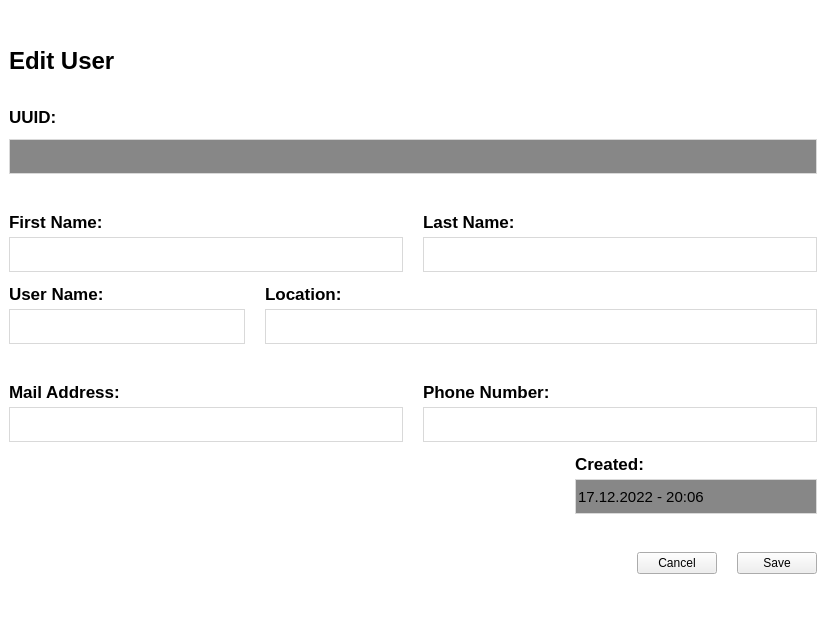
<?xml version="1.0" encoding="UTF-8"?>
<ui version="4.0">
 <class>root_widget</class>
 <widget class="QWidget" name="root_widget">
  <property name="geometry">
   <rect>
    <x>0</x>
    <y>0</y>
    <width>826</width>
    <height>622</height>
   </rect>
  </property>
  <property name="sizePolicy">
   <sizepolicy hsizetype="Preferred" vsizetype="Preferred">
    <horstretch>0</horstretch>
    <verstretch>0</verstretch>
   </sizepolicy>
  </property>
  <property name="windowTitle">
   <string>Form</string>
  </property>
  <property name="styleSheet">
   <string notr="true">#root_widget
{
	background-color: white;
	border-radius: 5px;
}

QLineEdit
{
	background-color: transparent;
	color: black;
	border: 1px solid #D9D9D9;
}

QLineEdit::disabled
{
	background-color: rgba(0, 0, 0, 120);
}</string>
  </property>
  <layout class="QVBoxLayout" name="verticalLayout">
   <property name="spacing">
    <number>0</number>
   </property>
   <property name="leftMargin">
    <number>9</number>
   </property>
   <property name="topMargin">
    <number>9</number>
   </property>
   <property name="rightMargin">
    <number>9</number>
   </property>
   <property name="bottomMargin">
    <number>9</number>
   </property>
   <item>
    <layout class="QVBoxLayout" name="verticalLayout_9">
     <property name="spacing">
      <number>12</number>
     </property>
     <item>
      <layout class="QVBoxLayout" name="verticalLayout_13">
       <item>
        <widget class="QLabel" name="label">
         <property name="sizePolicy">
          <sizepolicy hsizetype="Preferred" vsizetype="Maximum">
           <horstretch>0</horstretch>
           <verstretch>0</verstretch>
          </sizepolicy>
         </property>
         <property name="font">
          <font>
           <pointsize>18</pointsize>
           <bold>true</bold>
          </font>
         </property>
         <property name="text">
          <string>Edit User</string>
         </property>
        </widget>
       </item>
       <item>
        <spacer name="verticalSpacer">
         <property name="orientation">
          <enum>Qt::Vertical</enum>
         </property>
         <property name="sizeType">
          <enum>QSizePolicy::Maximum</enum>
         </property>
         <property name="sizeHint" stdset="0">
          <size>
           <width>1</width>
           <height>20</height>
          </size>
         </property>
        </spacer>
       </item>
       <item>
        <widget class="QLabel" name="label_2">
         <property name="sizePolicy">
          <sizepolicy hsizetype="Preferred" vsizetype="Maximum">
           <horstretch>0</horstretch>
           <verstretch>0</verstretch>
          </sizepolicy>
         </property>
         <property name="font">
          <font>
           <pointsize>13</pointsize>
           <bold>true</bold>
          </font>
         </property>
         <property name="text">
          <string>UUID:</string>
         </property>
        </widget>
       </item>
       <item>
        <widget class="QLineEdit" name="lineEdit">
         <property name="enabled">
          <bool>false</bool>
         </property>
         <property name="sizePolicy">
          <sizepolicy hsizetype="Expanding" vsizetype="Maximum">
           <horstretch>0</horstretch>
           <verstretch>0</verstretch>
          </sizepolicy>
         </property>
         <property name="minimumSize">
          <size>
           <width>0</width>
           <height>35</height>
          </size>
         </property>
         <property name="font">
          <font>
           <pointsize>11</pointsize>
          </font>
         </property>
        </widget>
       </item>
      </layout>
     </item>
    </layout>
   </item>
   <item>
    <layout class="QVBoxLayout" name="verticalLayout_10">
     <property name="spacing">
      <number>12</number>
     </property>
     <item>
      <layout class="QHBoxLayout" name="horizontalLayout_2">
       <property name="spacing">
        <number>20</number>
       </property>
       <item>
        <layout class="QVBoxLayout" name="verticalLayout_2">
         <property name="spacing">
          <number>5</number>
         </property>
         <item>
          <widget class="QLabel" name="label_3">
           <property name="sizePolicy">
            <sizepolicy hsizetype="Preferred" vsizetype="Maximum">
             <horstretch>0</horstretch>
             <verstretch>0</verstretch>
            </sizepolicy>
           </property>
           <property name="font">
            <font>
             <pointsize>13</pointsize>
             <bold>true</bold>
            </font>
           </property>
           <property name="text">
            <string>First Name:</string>
           </property>
          </widget>
         </item>
         <item>
          <widget class="QLineEdit" name="lineEdit_2">
           <property name="sizePolicy">
            <sizepolicy hsizetype="Expanding" vsizetype="Maximum">
             <horstretch>0</horstretch>
             <verstretch>0</verstretch>
            </sizepolicy>
           </property>
           <property name="minimumSize">
            <size>
             <width>0</width>
             <height>35</height>
            </size>
           </property>
           <property name="font">
            <font>
             <pointsize>11</pointsize>
            </font>
           </property>
           <property name="frame">
            <bool>false</bool>
           </property>
           <property name="clearButtonEnabled">
            <bool>false</bool>
           </property>
          </widget>
         </item>
        </layout>
       </item>
       <item>
        <layout class="QVBoxLayout" name="verticalLayout_3">
         <property name="spacing">
          <number>5</number>
         </property>
         <item>
          <widget class="QLabel" name="label_4">
           <property name="sizePolicy">
            <sizepolicy hsizetype="Preferred" vsizetype="Maximum">
             <horstretch>0</horstretch>
             <verstretch>0</verstretch>
            </sizepolicy>
           </property>
           <property name="font">
            <font>
             <pointsize>13</pointsize>
             <bold>true</bold>
            </font>
           </property>
           <property name="text">
            <string>Last Name:</string>
           </property>
          </widget>
         </item>
         <item>
          <widget class="QLineEdit" name="lineEdit_3">
           <property name="sizePolicy">
            <sizepolicy hsizetype="Expanding" vsizetype="Maximum">
             <horstretch>0</horstretch>
             <verstretch>0</verstretch>
            </sizepolicy>
           </property>
           <property name="minimumSize">
            <size>
             <width>0</width>
             <height>35</height>
            </size>
           </property>
           <property name="font">
            <font>
             <pointsize>11</pointsize>
            </font>
           </property>
           <property name="frame">
            <bool>false</bool>
           </property>
          </widget>
         </item>
        </layout>
       </item>
      </layout>
     </item>
     <item>
      <layout class="QHBoxLayout" name="horizontalLayout_3" stretch="3,7">
       <property name="spacing">
        <number>20</number>
       </property>
       <item>
        <layout class="QVBoxLayout" name="verticalLayout_4">
         <property name="spacing">
          <number>5</number>
         </property>
         <item>
          <widget class="QLabel" name="label_5">
           <property name="sizePolicy">
            <sizepolicy hsizetype="Preferred" vsizetype="Maximum">
             <horstretch>0</horstretch>
             <verstretch>0</verstretch>
            </sizepolicy>
           </property>
           <property name="font">
            <font>
             <pointsize>13</pointsize>
             <bold>true</bold>
            </font>
           </property>
           <property name="text">
            <string>User Name:</string>
           </property>
          </widget>
         </item>
         <item>
          <widget class="QLineEdit" name="lineEdit_4">
           <property name="sizePolicy">
            <sizepolicy hsizetype="Expanding" vsizetype="Maximum">
             <horstretch>0</horstretch>
             <verstretch>0</verstretch>
            </sizepolicy>
           </property>
           <property name="minimumSize">
            <size>
             <width>0</width>
             <height>35</height>
            </size>
           </property>
           <property name="font">
            <font>
             <pointsize>11</pointsize>
            </font>
           </property>
           <property name="frame">
            <bool>false</bool>
           </property>
          </widget>
         </item>
        </layout>
       </item>
       <item>
        <layout class="QVBoxLayout" name="verticalLayout_5">
         <property name="spacing">
          <number>5</number>
         </property>
         <item>
          <widget class="QLabel" name="label_6">
           <property name="sizePolicy">
            <sizepolicy hsizetype="Preferred" vsizetype="Maximum">
             <horstretch>0</horstretch>
             <verstretch>0</verstretch>
            </sizepolicy>
           </property>
           <property name="font">
            <font>
             <pointsize>13</pointsize>
             <bold>true</bold>
            </font>
           </property>
           <property name="text">
            <string>Location:</string>
           </property>
          </widget>
         </item>
         <item>
          <widget class="QLineEdit" name="lineEdit_5">
           <property name="sizePolicy">
            <sizepolicy hsizetype="Expanding" vsizetype="Maximum">
             <horstretch>0</horstretch>
             <verstretch>0</verstretch>
            </sizepolicy>
           </property>
           <property name="minimumSize">
            <size>
             <width>0</width>
             <height>35</height>
            </size>
           </property>
           <property name="font">
            <font>
             <pointsize>11</pointsize>
            </font>
           </property>
           <property name="frame">
            <bool>false</bool>
           </property>
          </widget>
         </item>
        </layout>
       </item>
      </layout>
     </item>
    </layout>
   </item>
   <item>
    <layout class="QVBoxLayout" name="verticalLayout_11">
     <property name="spacing">
      <number>12</number>
     </property>
     <item>
      <layout class="QHBoxLayout" name="horizontalLayout_4">
       <property name="spacing">
        <number>20</number>
       </property>
       <item>
        <layout class="QVBoxLayout" name="verticalLayout_6">
         <property name="spacing">
          <number>5</number>
         </property>
         <item>
          <widget class="QLabel" name="label_7">
           <property name="sizePolicy">
            <sizepolicy hsizetype="Preferred" vsizetype="Maximum">
             <horstretch>0</horstretch>
             <verstretch>0</verstretch>
            </sizepolicy>
           </property>
           <property name="font">
            <font>
             <pointsize>13</pointsize>
             <bold>true</bold>
            </font>
           </property>
           <property name="text">
            <string>Mail Address:</string>
           </property>
          </widget>
         </item>
         <item>
          <widget class="QLineEdit" name="lineEdit_6">
           <property name="sizePolicy">
            <sizepolicy hsizetype="Expanding" vsizetype="Maximum">
             <horstretch>0</horstretch>
             <verstretch>0</verstretch>
            </sizepolicy>
           </property>
           <property name="minimumSize">
            <size>
             <width>0</width>
             <height>35</height>
            </size>
           </property>
           <property name="font">
            <font>
             <pointsize>11</pointsize>
            </font>
           </property>
           <property name="frame">
            <bool>false</bool>
           </property>
          </widget>
         </item>
        </layout>
       </item>
       <item>
        <layout class="QVBoxLayout" name="verticalLayout_7">
         <property name="spacing">
          <number>5</number>
         </property>
         <item>
          <widget class="QLabel" name="label_8">
           <property name="sizePolicy">
            <sizepolicy hsizetype="Preferred" vsizetype="Maximum">
             <horstretch>0</horstretch>
             <verstretch>0</verstretch>
            </sizepolicy>
           </property>
           <property name="font">
            <font>
             <pointsize>13</pointsize>
             <bold>true</bold>
            </font>
           </property>
           <property name="text">
            <string>Phone Number:</string>
           </property>
          </widget>
         </item>
         <item>
          <widget class="QLineEdit" name="lineEdit_7">
           <property name="sizePolicy">
            <sizepolicy hsizetype="Expanding" vsizetype="Maximum">
             <horstretch>0</horstretch>
             <verstretch>0</verstretch>
            </sizepolicy>
           </property>
           <property name="minimumSize">
            <size>
             <width>0</width>
             <height>35</height>
            </size>
           </property>
           <property name="font">
            <font>
             <pointsize>11</pointsize>
            </font>
           </property>
           <property name="frame">
            <bool>false</bool>
           </property>
          </widget>
         </item>
        </layout>
       </item>
      </layout>
     </item>
     <item>
      <layout class="QHBoxLayout" name="horizontalLayout_5" stretch="7,3">
       <property name="spacing">
        <number>20</number>
       </property>
       <item>
        <spacer name="horizontalSpacer_2">
         <property name="orientation">
          <enum>Qt::Horizontal</enum>
         </property>
         <property name="sizeHint" stdset="0">
          <size>
           <width>40</width>
           <height>20</height>
          </size>
         </property>
        </spacer>
       </item>
       <item>
        <layout class="QVBoxLayout" name="verticalLayout_8">
         <property name="spacing">
          <number>5</number>
         </property>
         <item>
          <widget class="QLabel" name="label_9">
           <property name="sizePolicy">
            <sizepolicy hsizetype="Preferred" vsizetype="Maximum">
             <horstretch>0</horstretch>
             <verstretch>0</verstretch>
            </sizepolicy>
           </property>
           <property name="font">
            <font>
             <pointsize>13</pointsize>
             <bold>true</bold>
            </font>
           </property>
           <property name="text">
            <string>Created:</string>
           </property>
          </widget>
         </item>
         <item>
          <widget class="QLineEdit" name="lineEdit_8">
           <property name="enabled">
            <bool>false</bool>
           </property>
           <property name="sizePolicy">
            <sizepolicy hsizetype="Expanding" vsizetype="Maximum">
             <horstretch>0</horstretch>
             <verstretch>0</verstretch>
            </sizepolicy>
           </property>
           <property name="minimumSize">
            <size>
             <width>0</width>
             <height>35</height>
            </size>
           </property>
           <property name="font">
            <font>
             <pointsize>11</pointsize>
            </font>
           </property>
           <property name="styleSheet">
            <string notr="true"/>
           </property>
           <property name="text">
            <string>17.12.2022 - 20:06</string>
           </property>
          </widget>
         </item>
        </layout>
       </item>
      </layout>
     </item>
    </layout>
   </item>
   <item>
    <layout class="QHBoxLayout" name="horizontalLayout_6">
     <property name="spacing">
      <number>20</number>
     </property>
     <item>
      <spacer name="horizontalSpacer_3">
       <property name="orientation">
        <enum>Qt::Horizontal</enum>
       </property>
       <property name="sizeHint" stdset="0">
        <size>
         <width>40</width>
         <height>20</height>
        </size>
       </property>
      </spacer>
     </item>
     <item>
      <widget class="QPushButton" name="pushButton">
       <property name="text">
        <string>Cancel</string>
       </property>
      </widget>
     </item>
     <item>
      <widget class="QPushButton" name="pushButton_2">
       <property name="text">
        <string>Save</string>
       </property>
      </widget>
     </item>
    </layout>
   </item>
  </layout>
 </widget>
 <resources/>
 <connections/>
</ui>
